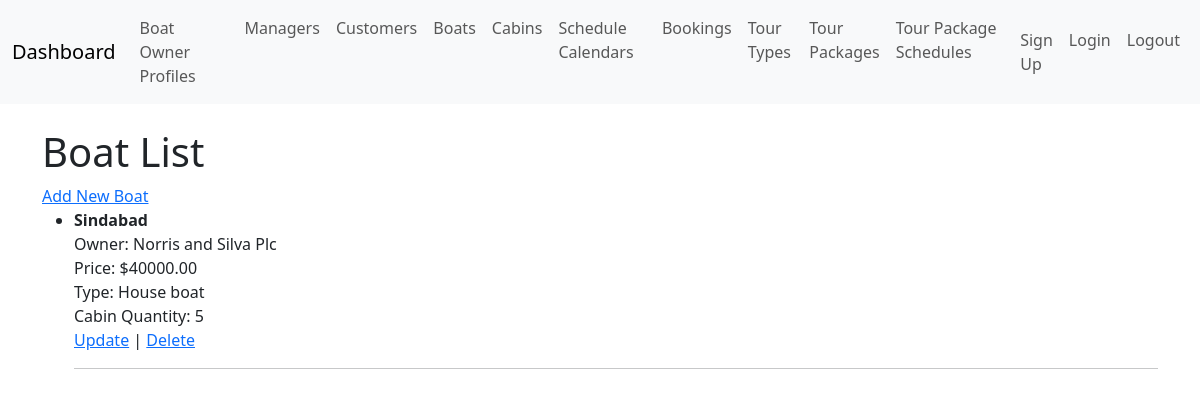
The app's page /boats/ with its own data.
### boats/models.py (models this page shows, shortened)
class Boat(models.Model):
    owner_profile = models.ForeignKey(BoatOwnerProfile, on_delete=models.CASCADE, related_name='boats')
    name = models.CharField(max_length=255)
    description = models.TextField(blank=True, null=True)
    price = models.DecimalField(max_digits=10, decimal_places=2)
    type = models.CharField(
        max_length=50,
        choices=[('House boat', 'House boat'), ('Semi House boat', 'Semi House boat'), ('Traditional boat', 'Traditional boat')]
    )
    cabin_quantity = models.IntegerField()
    is_reserved = models.BooleanField(default=False)
    booked_dates = models.TextField(blank=True, null=True)
    length = models.DecimalField(max_digits=10, decimal_places=2, blank=True, null=True)
    width = models.DecimalField(max_digits=10, decimal_places=2, blank=True, null=True)
    height = models.DecimalField(max_digits=10, decimal_places=2, blank=True, null=True)
    photos = models.TextField(blank=True, null=True)
    created_by = models.IntegerField(blank=True, null=True)
    created_at = models.DateTimeField(auto_now_add=True)
    updated_by = models.IntegerField(blank=True, null=True)
    updated_at = models.DateTimeField(auto_now=True)
    deleted_by = models.IntegerField(blank=True, null=True)
    deleted_at = models.DateTimeField(blank=True, null=True)

class BoatOwnerProfile(models.Model):
    user = models.OneToOneField(User, on_delete=models.CASCADE, related_name='boat_owner_profile')
    company_name = models.CharField(max_length=255)
    address = models.TextField()
    contact_number = models.CharField(max_length=15, blank=True, null=True)
    email = models.EmailField(blank=True, null=True)
    created_at = models.DateTimeField(auto_now_add=True)
    updated_at = models.DateTimeField(auto_now=True)

### boats/views.py (the view)
# urls.py: path('boats/', views.boat_list_view, name='boat_list'),
@csrf_exempt
def boat_list_view(request):
    boats = Boat.objects.all()
    context = {
        'boats': boats
    }
    return render(request, 'boats/boat_list.html', context)

### boats/templates/boats/boat_list.html (shortened to what this page needs)
{% extends 'base.html' %}
{% block content %}
    <h1>Boat List</h1>
    <a href="{% url 'create_boat' %}">Add New Boat</a>
    <ul>
        {% for boat in boats %}
        <li>
            <strong>{{ boat.name }}</strong><br>
            Owner: {{ boat.owner_profile.company_name }}<br>
            Price: ${{ boat.price }}<br>
            Type: {{ boat.type }}<br>
            Cabin Quantity: {{ boat.cabin_quantity }}<br>
            <a href="{% url 'update_boat' boat.id %}">Update</a> |
            <a href="{% url 'delete_boat' boat.id %}">Delete</a>
        </li>
        <hr>
        {% endfor %}
    </ul>
{% endblock %}

### records on screen
Boat: name "Sindabad", owner_profile.company_name "Norris and Silva Plc", price "40000.00", type "House boat", cabin_quantity "5"
